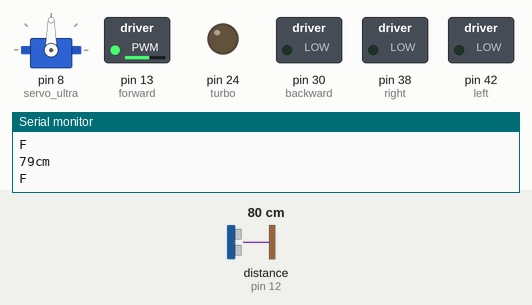
A sketch run on a simulated Arduino Mega 2560, built with avr-gcc and run on an emulated ATmega2560. On the bench: servo, switched loads named in the sketch (green lamp = pin HIGH), output pins drawn as LEDs (lit = HIGH), the last lines printed to the serial monitor. Wiring (inferred from the names in the program): ultrasonic range finder: trigger pin 11; echo pin 12. The inputs (shaded band) are chosen by the test bench; at power-on: distance to the obstacle (sensor on pin 12) 80 cm. The echo pulse lasts 58.3 µs per cm; pins used as bus, display or sensor lines are not drawn.

Above: at 1.2 s.
1.3 s: distance to the obstacle (sensor on pin 12) set to 68 cm
At 2.2 s:
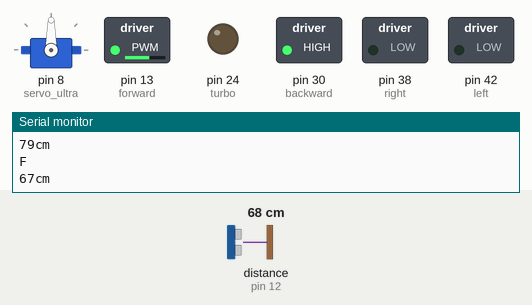
At 3.5 s:
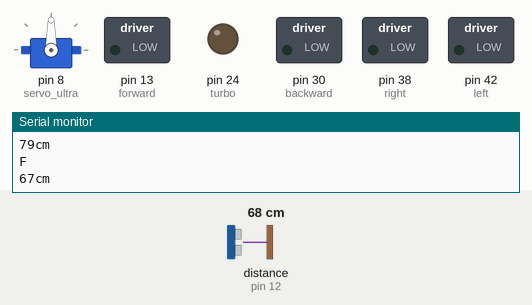
3.8 s: distance to the obstacle (sensor on pin 12) set to 120 cm
At 6.1 s:
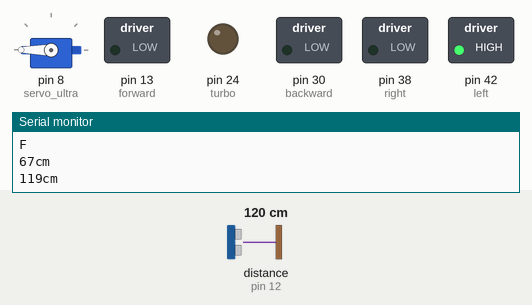
Timing chart, 0 to 15.8 s (numbered marks = the images above; inputs shaded):
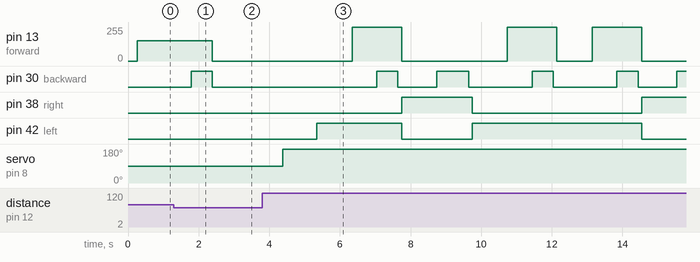

The sketch:

masina_ma.ino
```cpp
//#include <NewPing h>
#include <Servo.h>

//motor servo
Servo servo_ultra;

//ultrasonic sensor front
#define TRIGGER_PIN 11
#define ECHO_PIN 12


#define MAX_DISTANCE 200
#define COLL_DIST 70


//car connections
#define forward 13//11
#define backward 30//10
#define left 42//7
#define right 38//6
#define turbo 24//12

//check carefully car connections

#define light_sensor A0


//declarare variabile
unsigned int distance = 0, light_val = 0;
long duration, cm;
int ok=0;
//NewPing sonar(TRIGGER_PIN, ECHO_PIN, MAX_DISTANCE);


void setup() {
  servo_ultra.attach (8);
  pinMode(forward, OUTPUT);
  pinMode(backward, OUTPUT);
  pinMode(right, OUTPUT);
  pinMode(left, OUTPUT);
  pinMode(turbo, OUTPUT);

  pinMode(TRIGGER_PIN, OUTPUT);
  pinMode(ECHO_PIN, INPUT);

  pinMode(light_sensor, INPUT);

  Serial.begin(9600);
}


void moveBackward()
{
  digitalWrite(backward, HIGH);
}
void brake()
{
  uint32_t period = 600L;       // 1 SEC

  for ( uint32_t tStart = millis();  (millis() - tStart) < period;  ) {
    moveBackward();
  }
  digitalWrite(backward, LOW);
}

long read_distance()
{
  // The sensor is triggered by a HIGH pulse of 10 or more microseconds.
  // Give a short LOW pulse beforehand to ensure a clean HIGH pulse:
  digitalWrite(TRIGGER_PIN, LOW);
  delayMicroseconds(5);
  digitalWrite(TRIGGER_PIN, HIGH);
  delayMicroseconds(10);
  digitalWrite(TRIGGER_PIN, LOW);

  // Read the signal from the sensor: a HIGH pulse whose
  // duration is the time (in microseconds) from the sending
  // of the ping to the reception of its echo off of an object.
  pinMode(ECHO_PIN, INPUT);
  duration = pulseIn(ECHO_PIN, HIGH);

  // Convert the time into a distance
  cm = (duration/2) / 29.1;     // Divide by 29.1 or multiply by 0.0343
// Divide by 74 or multiply by 0.0135

 // Serial.print(inches);
  //Serial.print("in, ");
   // Serial.println(cm);
//  Serial.print("cm");
//  Serial.println();
//
  delay(250);
  return cm;
}

int detect_front()
{

    servo_ultra.write(90);//front
    unsigned int distance = read_distance();
    Serial.print(distance);Serial.println("cm");

    if (distance < COLL_DIST)
      return 0;
    else
      return 1;
}
int detect_left()
{

    servo_ultra.write(180);//left
    delay(700);
    unsigned int distance = read_distance();
    Serial.print(distance);Serial.println("cm");

    if (distance < COLL_DIST)
      return 0;
    else
      return 1;
}
int detect_right()
{

    servo_ultra.write(0);//left
    delay(700);
    unsigned int distance = read_distance();
    Serial.print(distance);Serial.println("cm");

    if (distance < COLL_DIST)
      return 0;
    else
      return 1;
}
int detect_back()
{
    //back
    unsigned int distance = 0;
    Serial.print(distance);Serial.println("cm");

    if (distance < COLL_DIST)
      return 0;
    else
      return 1;
}
void moveForward()
{
   analogWrite(forward, 51*3);
  Serial.println("F");
}

void stopMove()
{
  digitalWrite(forward,LOW);
  digitalWrite(left,LOW);
  digitalWrite(right,LOW);
}

void rotateRight()
{
 digitalWrite(right, HIGH);
 delay(1000);
}
void rotateLeft()
{
  digitalWrite(left, HIGH);
  delay(1000);

}

void loop()
{
while(ok==0)
{
  while(detect_front()==1)
  {
    moveForward();
  }
  brake();
  stopMove();
  delay(2000);
  if(detect_left()==1)
  {
    rotateLeft();
    uint32_t period =700L;
    for ( uint32_t tStart = millis();  (millis() - tStart) < period;  ) {
    digitalWrite(forward, HIGH);
    }
    brake();
    delay(100);
    stopMove();
    rotateRight();
     period =300L;
    for ( uint32_t tStart = millis();  (millis() - tStart) < period;  ) {
    digitalWrite(backward, HIGH);
    }
    brake();
    delay(100);
    stopMove();
     rotateLeft();
    period = 700L;
    for ( uint32_t tStart = millis();  (millis() - tStart) < period;  ) {
    digitalWrite(forward, HIGH);
    }
     brake();
    delay(100);
    stopMove();


    rotateLeft();
    period =700L;
    for ( uint32_t tStart = millis();  (millis() - tStart) < period;  ) {
    digitalWrite(forward, HIGH);
    }
    brake();
    delay(100);
    stopMove();
    rotateRight();
    period =300L;
    for ( uint32_t tStart = millis();  (millis() - tStart) < period;  ) {
    digitalWrite(backward, HIGH);
    }
    brake();
    delay(100);
    stopMove();
    rotateLeft();
    period = 800L;
    for ( uint32_t tStart = millis();  (millis() - tStart) < period;  ) {
    digitalWrite(forward, HIGH);
    }
    brake();
    delay(100);
    stopMove();
    delay(1000);
  }
  else if(detect_right()==1)
  {
    rotateRight();
    uint32_t period =700L;
    for ( uint32_t tStart = millis();  (millis() - tStart) < period;  ) {
    digitalWrite(forward, HIGH);
    }
    brake();
    delay(100);
    stopMove();
    rotateLeft();
    period =300L;
    for ( uint32_t tStart = millis();  (millis() - tStart) < period;  ) {
    digitalWrite(backward, HIGH);
    }
    brake();
    delay(100);
    stopMove();
    rotateRight();
    period = 700L;
    for ( uint32_t tStart = millis();  (millis() - tStart) < period;  ) {
    digitalWrite(forward, HIGH);
    }
    brake();
    delay(100);
    stopMove();
    rotateRight();
    period =700L;
    for ( uint32_t tStart = millis();  (millis() - tStart) < period;  ) {
    digitalWrite(forward, HIGH);
    }
    brake();
    delay(100);
    stopMove();
    rotateLeft();
    period =300L;
    for ( uint32_t tStart = millis();  (millis() - tStart) < period;  ) {
    digitalWrite(backward, HIGH);
    }
    brake();
    delay(100);
    stopMove();
    rotateRight();
    period = 800L;
    for ( uint32_t tStart = millis();  (millis() - tStart) < period;  ) {
    digitalWrite(forward, HIGH);
    }
    brake();
    delay(100);
    stopMove();
    delay(1000);
  }

    while(detect_front()==1)
    {
      moveForward();
    }
    brake();
    stopMove();

  //ok=1;
}

}
```

Measured:
- the behaviour switches between 71 and 70 cm on distance to the obstacle (sensor on pin 12) (found by bisection; images 0 and 1)
- after the input at 1.3 s, pin 13 (forward): 153/255 → 0/255 after 1.1 s; pin 30 (backward): LOW → HIGH after 0.49 s, → LOW 0.60 s later
- after the input at 3.8 s, pin 13 (forward): goes 255/255 1.4 s, 0/255 3.0 s, 255/255 1.4 s, 0/255 1.0 s, 255/255 1.4 s, then 0/255, starting after 2.5 s; pin 38 (right): LOW → HIGH after 3.9 s, → LOW 2.0 s later, → HIGH 4.8 s later
